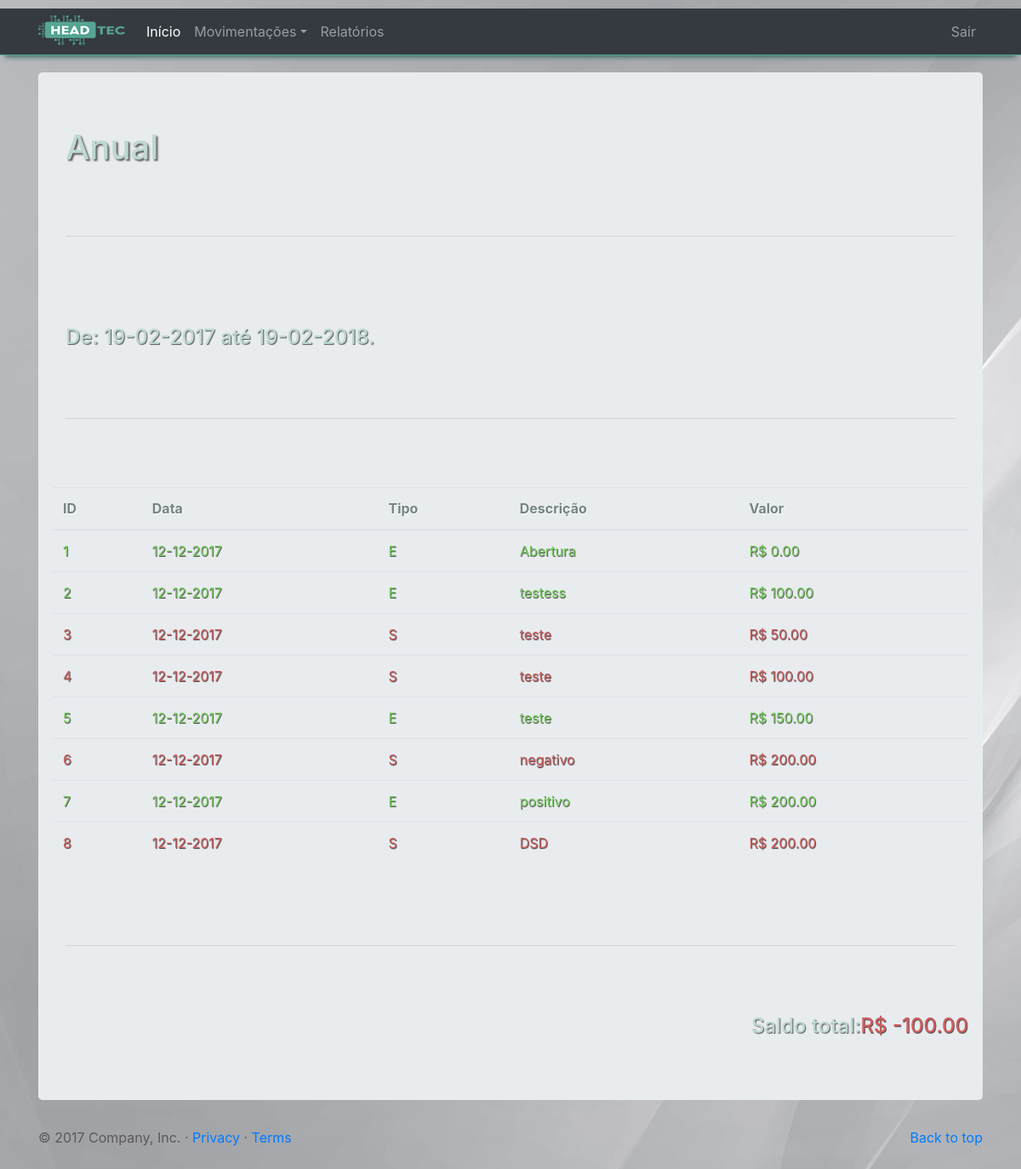
The page /relatorios/anual/ (signed in) on the database its author committed.
### movimentacoes/models.py (models this page shows, shortened)
class caixa_geral(models.Model):
    id = models.AutoField(primary_key=True)
    movimentacao_caixa = models.ForeignKey('movimentacao')
    saldo = models.DecimalField(max_digits=8, decimal_places=2)
    def __str__(self):
        return str(self.id)

class movimentacao(models.Model) :
    TIPO = (
        ('E', 'Entrada'),
        ('S', 'Saida'),
    )
    id = models.AutoField(primary_key=True)
    tipo = models.CharField(max_length=1, choices=TIPO)
    data = models.DateTimeField(default=timezone.now())
    desc = models.CharField(max_length=200)
    total = models.DecimalField(max_digits=8, decimal_places=2)

### relatorios/views.py (the view)
def anual(request):
    if request.user.is_authenticated():
        hoje = datetime.today()
        one_year_ago = hoje - timedelta(days=365)
        mov = caixa_geral.objects.filter(movimentacao_caixa__data__lte=hoje, movimentacao_caixa__data__gt=one_year_ago)
        saldo_atualizado = caixa_geral.objects.latest('id')
        return render(request, 'anual.html', {'title':'Anual', 'mov':mov, 'hoje':hoje, 'one_year_ago':one_year_ago, 'saldo_atualizado':saldo_atualizado})
    else:
        return render(request, 'erro.html', {'title':'Erro'})

### relatorios/templates/anual.html
{% extends 'base1.html' %}
{% block main %}
<div class="container marketing">
    <div class="jumbotron" id="home">
        <div class="sombra">
            <h1>Anual</h1>
        </div>
        <hr class="featurette-divider">
        <br/>
        <div class="sombra">
            <h4>De: {{one_year_ago|date:'d-m-Y'}} até {{hoje|date:'d-m-Y'}}.</h4>
        </div>
        <hr class="featurette-divider">
        <div class="row">
                <table class="table">
                        <thead>
                            <tr class="sombra">
                                <th>ID</th>
                                <th>Data</th>
                                <th>Tipo</th>
                                <th>Descrição</th>
                                <th>Valor</th>
                           </tr>
                        </thead>
                        <tbody>
                            {% for movimentacao_caixa in mov %}
                                {% if movimentacao_caixa.movimentacao_caixa.tipo == 'E' %}
                                <tr class="entrada">
                                    <td>{{movimentacao_caixa}}</td>
                                    <td>{{movimentacao_caixa.movimentacao_caixa.data|date:'d-m-Y'}}</td>
                                    <td>{{movimentacao_caixa.movimentacao_caixa.tipo}}</td>
                                    <td>{{movimentacao_caixa.movimentacao_caixa.desc}}</td>
                                    <td> R$ {{movimentacao_caixa.movimentacao_caixa.total}}</td>
                                </tr>
                                {% elif movimentacao_caixa.movimentacao_caixa.tipo == 'S' %}
                                <tr class="saida">
                                    <td>{{movimentacao_caixa}}</td>
                                    <td>{{movimentacao_caixa.movimentacao_caixa.data|date:'d-m-Y'}}</td>
                                    <td>{{movimentacao_caixa.movimentacao_caixa.tipo}}</td>
                                    <td>{{movimentacao_caixa.movimentacao_caixa.desc}}</td>
                                    <td> R$ {{movimentacao_caixa.movimentacao_caixa.total}}</td>
                                </tr>
                                {% endif %}
                            {% endfor %}
                        </tbody>
                    </table>
            </div>
            <hr class="featurette-divider">
            <div class="row justify-content-end">
                <div class="sombra">
                    <h4>Saldo total: </h4>
                </div>
                {% if saldo_atualizado.saldo >= 0 %}
                    <div class="entrada">
                        <h4>R$ {{saldo_atualizado.saldo}}</h4>
                    </div>
                {% else %}
                    <div class="saida">
                        <h4>R$ {{saldo_atualizado.saldo}}</h4>
                    </div>
                {% endif %}
            </div>
    </div>
</div>
{% endblock %}

### home/templates/base1.html (shortened to what this page needs)
<!doctype html>
<html lang="pt">
  <head>
    {% block head %}
    <link rel="stylesheet" href="https://maxcdn.bootstrapcdn.com/bootstrap/4.0.0-beta.2/css/bootstrap.min.css">
    <link rel="stylesheet" href="../../static/app/content/carousel3.css">
    <link rel="stylesheet" href="../../static/app/content/style3.css">
      {% endblock %}
</head>
<header>
    {% block header %}
  <nav class="navbar navbar-expand-lg navbar-dark bg-dark">
      <div class="container">
        <a class="navbar-brand" href="/controle"><img src="../../static/app/img/logo.png" alt="HeadTec logo"/></a>
        <div class="collapse navbar-collapse" id="navbarsExample07">
          <ul class="navbar-nav mr-auto">
            <li class="nav-item active">
              <a class="nav-link" href="/controle">Início <span class="sr-only">(current)</span></a>
            </li>
            <li class="nav-item dropdown">
              <a class="nav-link dropdown-toggle" href="http://example.com" id="dropdown07" data-toggle="dropdown" aria-haspopup="true" aria-expanded="false">Movimentações</a>
            </li>
            <li class="nav-item">
              <a class="nav-link" href="/relatorios">Relatórios</a>
            </li>
          </ul>
          <ul class="navbar-nav float-right">
            <li class="nav-item">
              <a class="nav-link form-inline my-2 my-md-0" href="/logout">Sair</a>
            </li>
          </ul>
        </div>
      </div>
    </nav>
    {% endblock %}
</header>
    <body>
        {% block body %}
        <main role="main">
            {% block main %}{% endblock %}
                  <footer class="container">
                    {% block footer %}
                      <p class="float-right"><a href="#">Back to top</a></p>
                      <p>&copy; 2017 Company, Inc. &middot; <a href="#">Privacy</a> &middot; <a href="#">Terms</a></p>
                    {% endblock %}
                    </footer>
                </main>
    {% endblock %}
  </body>
</html>

### static/app/content/carousel3.css (style rules this page uses)
body { padding-top: 10px; padding-bottom: 3rem; color: #5a5a5a; }
.featurette-divider { margin: 5rem 0; }

### static/app/content/style3.css (style rules this page uses)
body { padding-top: 10px; padding-bottom: 20px; }
.navbar { margin-bottom: 20px; border-bottom: #57a695 3px solid; }

### home/templates/base1.html (style rules this page uses)
body { background-image: url('../../static/app/img/fundo.jpg'); background-repeat: no-repeat; background-position: center center; background-attachment: fixed; background-size: cover; background-color: #000000; }
.navbar { padding: 0.2rem 1rem; border-bottom: #57a695 1.5px solid; -webkit-box-shadow: 0 8px 6px -6px rgb(55, 103, 93); -moz-box-shadow: 0 8px 6px -6px #37675d; box-shadow: 0 8px 6px -6px #37675d; }
.sombra h4 { color: #bed8d2; text-shadow: 1px 1px 1px rgb(87, 87, 87); }
.sombra h1 { color: #bed8d2; text-shadow: 2px 2px 2px #5E5E5E; }
.sombra th { color: #748681; text-shadow: 1px 1px 1px rgba(255, 255, 255, 0.767); }
.entrada { color: #77cf5f; text-shadow: 0.75px 0.75px 0.75px rgb(70, 69, 69); }
.saida { color: #cf5f5f; text-shadow: 0.75px 0.75px 0.75px rgb(70, 69, 69); }

### rows shown on the page
caixa_geral: id "1", movimentacao_caixa.data "12-12-2017", movimentacao_caixa.tipo "E", movimentacao_caixa.desc "Abertura", movimentacao_caixa.total "0.00"
caixa_geral: id "2", movimentacao_caixa.data "12-12-2017", movimentacao_caixa.tipo "E", movimentacao_caixa.desc "testess", movimentacao_caixa.total "100.00"
caixa_geral: id "3", movimentacao_caixa.data "12-12-2017", movimentacao_caixa.tipo "S", movimentacao_caixa.desc "teste", movimentacao_caixa.total "50.00"
caixa_geral: id "4", movimentacao_caixa.data "12-12-2017", movimentacao_caixa.tipo "S", movimentacao_caixa.desc "teste", movimentacao_caixa.total "100.00"
caixa_geral: id "5", movimentacao_caixa.data "12-12-2017", movimentacao_caixa.tipo "E", movimentacao_caixa.desc "teste", movimentacao_caixa.total "150.00"
caixa_geral: id "6", movimentacao_caixa.data "12-12-2017", movimentacao_caixa.tipo "S", movimentacao_caixa.desc "negativo", movimentacao_caixa.total "200.00"
caixa_geral: id "7", movimentacao_caixa.data "12-12-2017", movimentacao_caixa.tipo "E", movimentacao_caixa.desc "positivo", movimentacao_caixa.total "200.00"
caixa_geral: id "8", movimentacao_caixa.data "12-12-2017", movimentacao_caixa.tipo "S", movimentacao_caixa.desc "DSD", movimentacao_caixa.total "200.00", saldo "-100.00"
